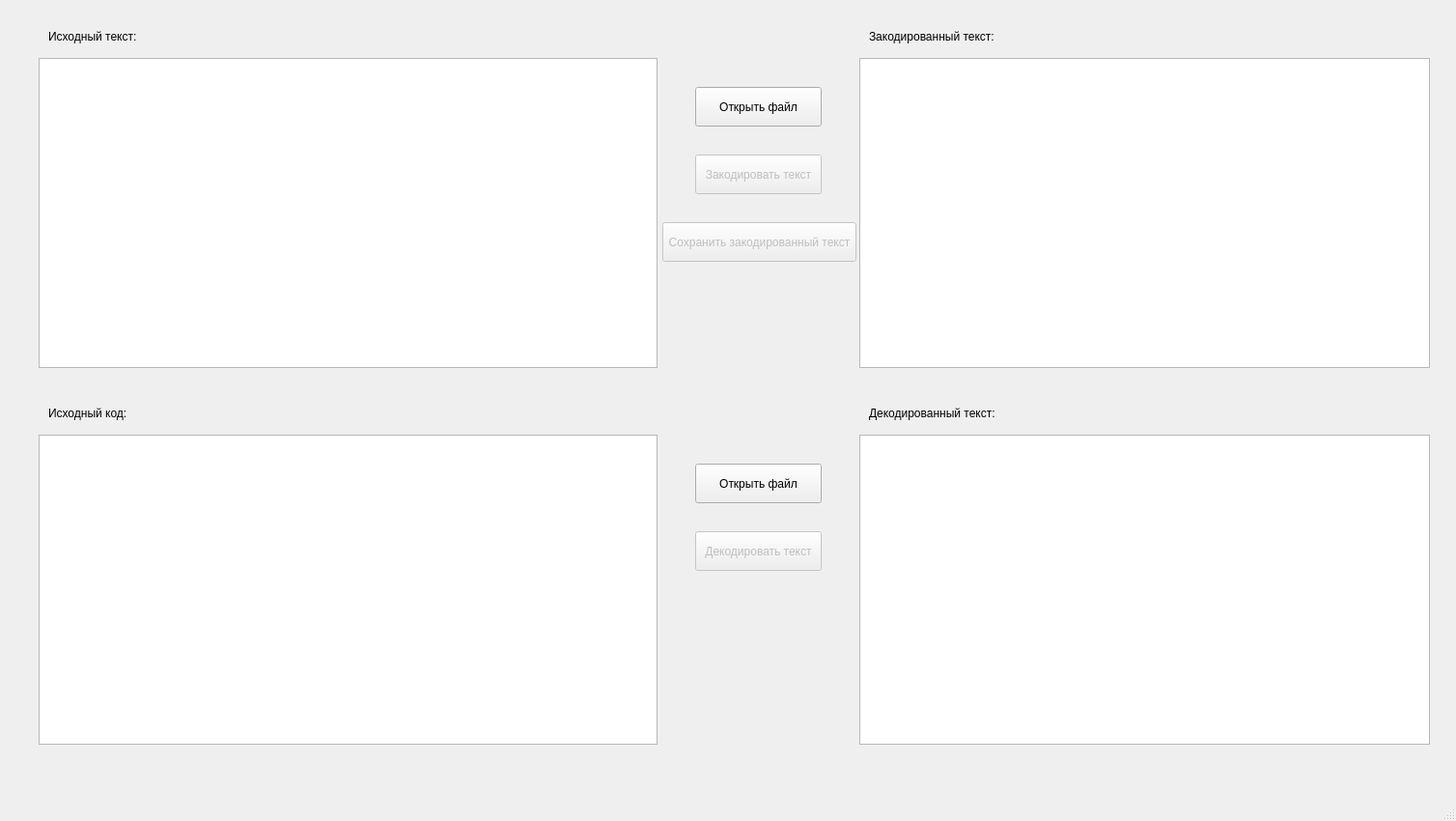
<?xml version="1.0" encoding="UTF-8"?>
<ui version="4.0">
 <class>MainWindow</class>
 <widget class="QMainWindow" name="MainWindow">
  <property name="geometry">
   <rect>
    <x>0</x>
    <y>0</y>
    <width>1508</width>
    <height>850</height>
   </rect>
  </property>
  <property name="windowTitle">
   <string>Лабораторная работа 3</string>
  </property>
  <widget class="QWidget" name="centralwidget">
   <widget class="QTextBrowser" name="textOriginal">
    <property name="geometry">
     <rect>
      <x>40</x>
      <y>60</y>
      <width>641</width>
      <height>321</height>
     </rect>
    </property>
   </widget>
   <widget class="QTextBrowser" name="textCoded">
    <property name="geometry">
     <rect>
      <x>890</x>
      <y>60</y>
      <width>591</width>
      <height>321</height>
     </rect>
    </property>
   </widget>
   <widget class="QPushButton" name="openFileButton">
    <property name="geometry">
     <rect>
      <x>720</x>
      <y>90</y>
      <width>131</width>
      <height>41</height>
     </rect>
    </property>
    <property name="text">
     <string>Открыть файл</string>
    </property>
   </widget>
   <widget class="QPushButton" name="codeTextButton">
    <property name="enabled">
     <bool>false</bool>
    </property>
    <property name="geometry">
     <rect>
      <x>720</x>
      <y>160</y>
      <width>131</width>
      <height>41</height>
     </rect>
    </property>
    <property name="text">
     <string>Закодировать текст</string>
    </property>
   </widget>
   <widget class="QPushButton" name="saveCodedTextButton">
    <property name="enabled">
     <bool>false</bool>
    </property>
    <property name="geometry">
     <rect>
      <x>686</x>
      <y>230</y>
      <width>201</width>
      <height>41</height>
     </rect>
    </property>
    <property name="text">
     <string>Сохранить закодированный текст</string>
    </property>
   </widget>
   <widget class="QLabel" name="label">
    <property name="geometry">
     <rect>
      <x>50</x>
      <y>30</y>
      <width>131</width>
      <height>16</height>
     </rect>
    </property>
    <property name="text">
     <string>Исходный текст:</string>
    </property>
   </widget>
   <widget class="QLabel" name="label_2">
    <property name="geometry">
     <rect>
      <x>900</x>
      <y>30</y>
      <width>131</width>
      <height>16</height>
     </rect>
    </property>
    <property name="text">
     <string>Закодированный текст:</string>
    </property>
   </widget>
   <widget class="QLabel" name="label_3">
    <property name="geometry">
     <rect>
      <x>50</x>
      <y>420</y>
      <width>131</width>
      <height>16</height>
     </rect>
    </property>
    <property name="text">
     <string>Исходный код:</string>
    </property>
   </widget>
   <widget class="QTextBrowser" name="textCoded_2">
    <property name="geometry">
     <rect>
      <x>890</x>
      <y>450</y>
      <width>591</width>
      <height>321</height>
     </rect>
    </property>
   </widget>
   <widget class="QPushButton" name="decodeTextButton">
    <property name="enabled">
     <bool>false</bool>
    </property>
    <property name="geometry">
     <rect>
      <x>720</x>
      <y>550</y>
      <width>131</width>
      <height>41</height>
     </rect>
    </property>
    <property name="text">
     <string>Декодировать текст</string>
    </property>
   </widget>
   <widget class="QLabel" name="label_4">
    <property name="geometry">
     <rect>
      <x>900</x>
      <y>420</y>
      <width>161</width>
      <height>16</height>
     </rect>
    </property>
    <property name="text">
     <string>Декодированный текст:</string>
    </property>
   </widget>
   <widget class="QTextBrowser" name="textOriginal_2">
    <property name="geometry">
     <rect>
      <x>40</x>
      <y>450</y>
      <width>641</width>
      <height>321</height>
     </rect>
    </property>
   </widget>
   <widget class="QPushButton" name="openCodedFileButton">
    <property name="geometry">
     <rect>
      <x>720</x>
      <y>480</y>
      <width>131</width>
      <height>41</height>
     </rect>
    </property>
    <property name="text">
     <string>Открыть файл</string>
    </property>
   </widget>
  </widget>
  <widget class="QMenuBar" name="menubar">
   <property name="geometry">
    <rect>
     <x>0</x>
     <y>0</y>
     <width>1508</width>
     <height>21</height>
    </rect>
   </property>
  </widget>
  <widget class="QStatusBar" name="statusbar"/>
 </widget>
 <resources/>
 <connections/>
</ui>
